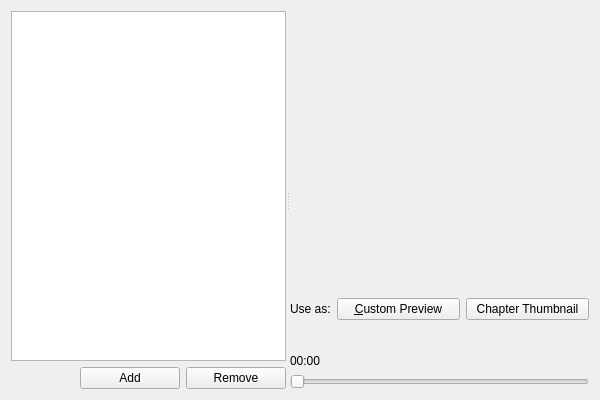
<?xml version="1.0" encoding="UTF-8"?>
<ui version="4.0">
 <class>Chapters</class>
 <widget class="QWidget" name="Chapters">
  <property name="geometry">
   <rect>
    <x>0</x>
    <y>0</y>
    <width>600</width>
    <height>400</height>
   </rect>
  </property>
  <property name="minimumSize">
   <size>
    <width>600</width>
    <height>400</height>
   </size>
  </property>
  <layout class="QVBoxLayout" name="verticalLayout">
   <item>
    <widget class="QSplitter" name="splitter">
     <property name="orientation">
      <enum>Qt::Horizontal</enum>
     </property>
     <widget class="QWidget" name="layoutWidget1">
      <layout class="QVBoxLayout">
       <property name="spacing">
        <number>6</number>
       </property>
       <property name="margin">
        <number>0</number>
       </property>
       <item>
        <widget class="QTreeView" name="chaptersView">
         <property name="sizePolicy">
          <sizepolicy hsizetype="Preferred" vsizetype="Expanding">
           <horstretch>0</horstretch>
           <verstretch>0</verstretch>
          </sizepolicy>
         </property>
         <property name="minimumSize">
          <size>
           <width>275</width>
           <height>0</height>
          </size>
         </property>
         <property name="rootIsDecorated">
          <bool>false</bool>
         </property>
         <property name="uniformRowHeights">
          <bool>true</bool>
         </property>
         <property name="itemsExpandable">
          <bool>false</bool>
         </property>
         <property name="allColumnsShowFocus">
          <bool>true</bool>
         </property>
        </widget>
       </item>
       <item>
        <layout class="QHBoxLayout">
         <property name="spacing">
          <number>6</number>
         </property>
         <property name="margin">
          <number>0</number>
         </property>
         <item>
          <spacer name="horizontalSpacer">
           <property name="orientation">
            <enum>Qt::Horizontal</enum>
           </property>
           <property name="sizeHint" stdset="0">
            <size>
             <width>40</width>
             <height>20</height>
            </size>
           </property>
          </spacer>
         </item>
         <item>
          <widget class="KPushButton" name="addButton">
           <property name="minimumSize">
            <size>
             <width>100</width>
             <height>0</height>
            </size>
           </property>
           <property name="text">
            <string>Add</string>
           </property>
           <property name="shortcut">
            <string/>
           </property>
          </widget>
         </item>
         <item>
          <widget class="KPushButton" name="removeButton">
           <property name="minimumSize">
            <size>
             <width>100</width>
             <height>0</height>
            </size>
           </property>
           <property name="text">
            <string>Remove</string>
           </property>
           <property name="shortcut">
            <string/>
           </property>
          </widget>
         </item>
        </layout>
       </item>
      </layout>
     </widget>
     <widget class="QWidget" name="layoutWidget2">
      <layout class="QVBoxLayout">
       <property name="spacing">
        <number>6</number>
       </property>
       <property name="margin">
        <number>0</number>
       </property>
       <item>
        <widget class="VideoPlayer" name="video" native="true">
         <property name="sizePolicy">
          <sizepolicy hsizetype="Expanding" vsizetype="Expanding">
           <horstretch>0</horstretch>
           <verstretch>0</verstretch>
          </sizepolicy>
         </property>
         <property name="minimumSize">
          <size>
           <width>100</width>
           <height>75</height>
          </size>
         </property>
        </widget>
       </item>
       <item>
        <layout class="QHBoxLayout" name="horizontalLayout_2">
         <item>
          <widget class="QLabel" name="label">
           <property name="sizePolicy">
            <sizepolicy hsizetype="Fixed" vsizetype="Preferred">
             <horstretch>0</horstretch>
             <verstretch>0</verstretch>
            </sizepolicy>
           </property>
           <property name="text">
            <string>Use as:</string>
           </property>
          </widget>
         </item>
         <item>
          <widget class="KPushButton" name="customPreviewButton">
           <property name="text">
            <string>&amp;Custom Preview</string>
           </property>
          </widget>
         </item>
         <item>
          <widget class="KPushButton" name="chapterThumbnailButton">
           <property name="text">
            <string>Chapter Thumbnail</string>
           </property>
          </widget>
         </item>
        </layout>
       </item>
       <item>
        <layout class="QVBoxLayout">
         <property name="spacing">
          <number>6</number>
         </property>
         <property name="margin">
          <number>0</number>
         </property>
         <item>
          <layout class="QHBoxLayout">
           <property name="spacing">
            <number>6</number>
           </property>
           <property name="margin">
            <number>0</number>
           </property>
           <item>
            <widget class="KPushButton" name="startButton">
             <property name="toolTip">
              <string>Start</string>
             </property>
             <property name="text">
              <string/>
             </property>
             <property name="flat">
              <bool>true</bool>
             </property>
            </widget>
           </item>
           <item>
            <widget class="KPushButton" name="rewButton">
             <property name="toolTip">
              <string>Rewind 30s</string>
             </property>
             <property name="text">
              <string/>
             </property>
             <property name="flat">
              <bool>true</bool>
             </property>
            </widget>
           </item>
           <item>
            <widget class="KPushButton" name="prevButton">
             <property name="toolTip">
              <string>Rewind 0.5s</string>
             </property>
             <property name="text">
              <string/>
             </property>
             <property name="flat">
              <bool>true</bool>
             </property>
            </widget>
           </item>
           <item>
            <widget class="KPushButton" name="playButton">
             <property name="toolTip">
              <string>Play/Pause</string>
             </property>
             <property name="text">
              <string/>
             </property>
             <property name="flat">
              <bool>true</bool>
             </property>
            </widget>
           </item>
           <item>
            <widget class="KPushButton" name="nextButton">
             <property name="toolTip">
              <string>Forward 0.5s</string>
             </property>
             <property name="text">
              <string/>
             </property>
             <property name="flat">
              <bool>true</bool>
             </property>
            </widget>
           </item>
           <item>
            <widget class="KPushButton" name="fwdButton">
             <property name="toolTip">
              <string>Forward 30s</string>
             </property>
             <property name="text">
              <string/>
             </property>
             <property name="flat">
              <bool>true</bool>
             </property>
            </widget>
           </item>
           <item>
            <widget class="KPushButton" name="endButton">
             <property name="toolTip">
              <string>End</string>
             </property>
             <property name="text">
              <string/>
             </property>
             <property name="flat">
              <bool>true</bool>
             </property>
            </widget>
           </item>
          </layout>
         </item>
         <item>
          <widget class="QLabel" name="timeLabel">
           <property name="text">
            <string>00:00</string>
           </property>
           <property name="wordWrap">
            <bool>false</bool>
           </property>
          </widget>
         </item>
         <item>
          <widget class="QSlider" name="timeSlider">
           <property name="maximum">
            <number>65534</number>
           </property>
           <property name="orientation">
            <enum>Qt::Horizontal</enum>
           </property>
          </widget>
         </item>
        </layout>
       </item>
      </layout>
     </widget>
    </widget>
   </item>
  </layout>
 </widget>
 <layoutdefault spacing="6" margin="11"/>
 <layoutfunction spacing="KDialog::spacingHint" margin="KDialog::marginHint"/>
 <pixmapfunction>BTN_ICON</pixmapfunction>
 <customwidgets>
  <customwidget>
   <class>KPushButton</class>
   <extends>QPushButton</extends>
   <header>kpushbutton.h</header>
  </customwidget>
  <customwidget>
   <class>VideoPlayer</class>
   <extends>QWidget</extends>
   <header>phonon/videoplayer.h</header>
  </customwidget>
 </customwidgets>
 <tabstops>
  <tabstop>addButton</tabstop>
  <tabstop>removeButton</tabstop>
  <tabstop>startButton</tabstop>
  <tabstop>rewButton</tabstop>
  <tabstop>prevButton</tabstop>
  <tabstop>nextButton</tabstop>
  <tabstop>fwdButton</tabstop>
  <tabstop>endButton</tabstop>
  <tabstop>timeSlider</tabstop>
 </tabstops>
 <includes>
  <include location="local">kmfimageview.h</include>
 </includes>
 <resources/>
 <connections/>
</ui>
